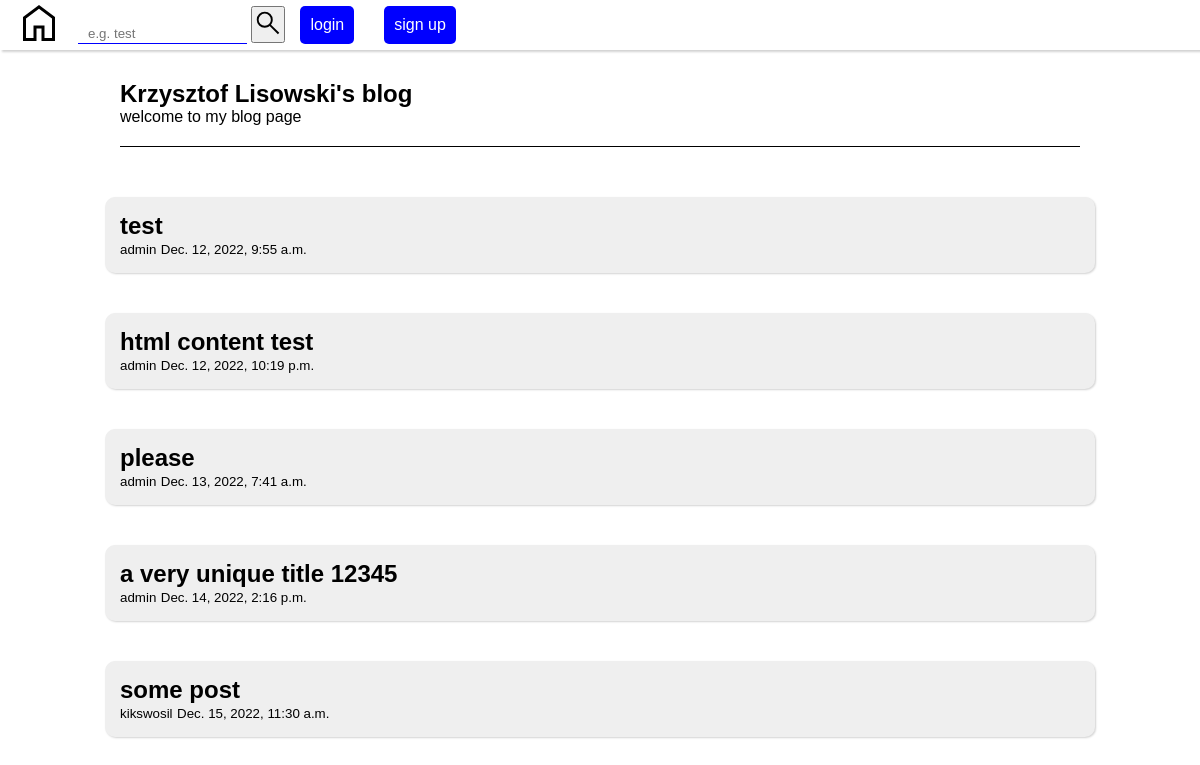
The app's page /, older data.
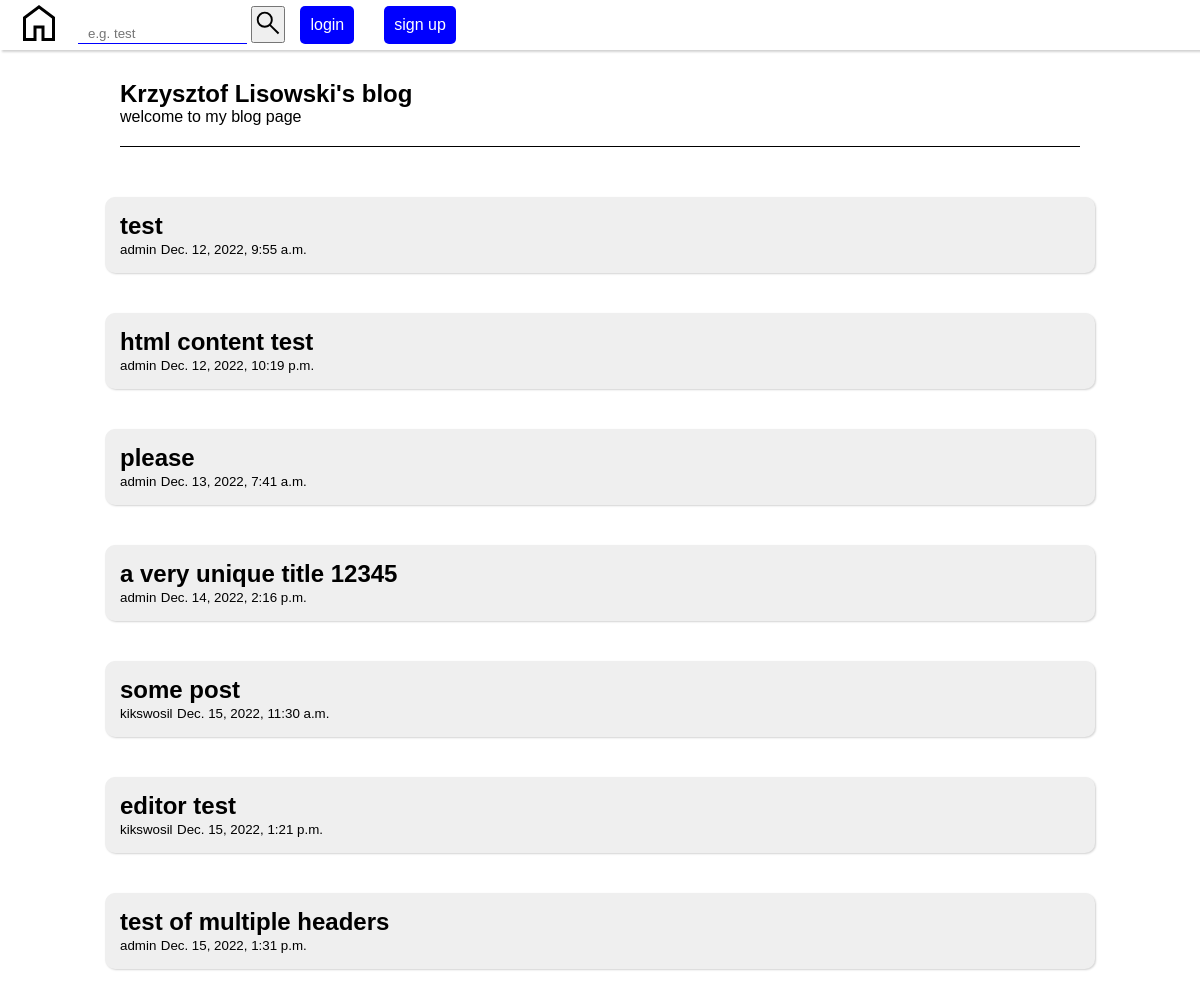
The same page, newer data.
### blog/models.py (models this page shows, shortened)
class Post(models.Model):
    title = models.CharField(max_length = 200, unique = True)
    slug = models.SlugField(max_length = 200, unique = True)
    content = models.TextField(max_length = 1000)
    created = models.DateTimeField(auto_now_add = True)
    edited = models.DateTimeField(auto_now_add = True)
    published = models.IntegerField(choices = PUBLISHED_CHOICES)
    author = models.ForeignKey(User, on_delete = models.CASCADE)

### blog/views.py (the view)
# urls.py: path('', views.index, name='index'),
def index(request):
    posts = Post.objects.filter(published=PUBLISHED) or [] #type: ignore
    return render(request, 'main.html', {'posts': posts})

### blog/templates/main.html (shortened to what this page needs)
{% extends 'base.html' %}
{% load static %}
{% block styles %}
<link rel="stylesheet" href="{% static 'blog/main.css' %}">
{% endblock %}
{% block content %}
<section class="container">
  <div class="top-section">
    <h1>Krzysztof Lisowski's blog</h1>
    <span>welcome to my blog page</span>
  </div>
  <ul class="posts">
    {% for post in posts %}
    <li>
      <a href="/post/{{post.id}}">
        <h1>{{post.title}}</h1>
        <small>{{post.author}}</small>
        <small>{% firstof post.edited post.published %}</small>
      </a>
    </li>
    {% endfor %}
  </ul>
</section>
{% endblock %}

Row changes from the older to the newer data that the page shows:
added Post: title "editor test", author "kikswosil", edited "Dec. 15, 2022, 1:21 p.m."
added Post: title "test of multiple headers", author "admin", edited "Dec. 15, 2022, 1:31 p.m."
